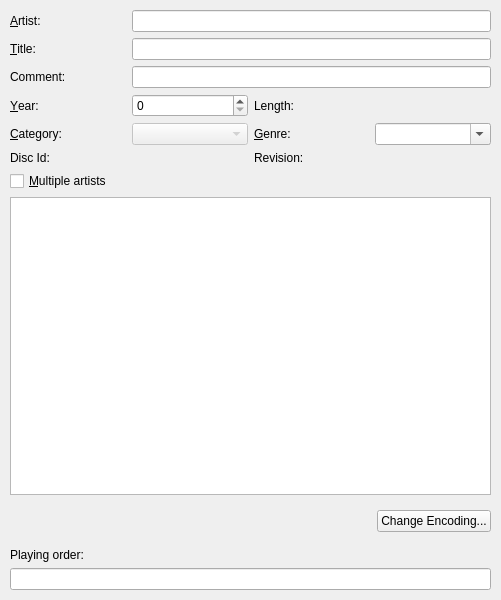
<?xml version="1.0" encoding="UTF-8"?>
<ui version="4.0">
 <class>CDInfoDialogBase</class>
 <widget class="QWidget" name="CDInfoDialogBase">
  <property name="enabled">
   <bool>true</bool>
  </property>
  <property name="geometry">
   <rect>
    <x>0</x>
    <y>0</y>
    <width>501</width>
    <height>600</height>
   </rect>
  </property>
  <layout class="QVBoxLayout">
   <property name="spacing">
    <number>6</number>
   </property>
   <property name="margin">
    <number>10</number>
   </property>
   <item>
    <layout class="QGridLayout">
     <property name="margin">
      <number>0</number>
     </property>
     <property name="spacing">
      <number>6</number>
     </property>
     <item row="5" column="2">
      <widget class="QLabel" name="lb_revision">
       <property name="text">
        <string>Revision:</string>
       </property>
      </widget>
     </item>
     <item row="1" column="1" colspan="3">
      <widget class="QLineEdit" name="m_title">
       <property name="toolTip">
        <string>Use the name of the artist if there is no title.</string>
       </property>
      </widget>
     </item>
     <item row="4" column="0">
      <widget class="QLabel" name="lb_category">
       <property name="text">
        <string>&amp;Category:</string>
       </property>
       <property name="buddy">
        <cstring>m_category</cstring>
       </property>
      </widget>
     </item>
     <item row="5" column="1">
      <widget class="QLabel" name="m_id">
       <property name="text">
        <string/>
       </property>
      </widget>
     </item>
     <item row="0" column="1" colspan="3">
      <widget class="QLineEdit" name="m_artist">
       <property name="toolTip">
        <string>Write names as &quot;first last&quot;, not &quot;last, first&quot;. Omit any leading &quot;The&quot;.  Use &quot;Various&quot; for compilations.</string>
       </property>
      </widget>
     </item>
     <item row="0" column="0">
      <widget class="QLabel" name="lb_artist">
       <property name="text">
        <string>&amp;Artist:</string>
       </property>
       <property name="buddy">
        <cstring>m_artist</cstring>
       </property>
      </widget>
     </item>
     <item row="3" column="0">
      <widget class="QLabel" name="lb_year">
       <property name="text">
        <string>&amp;Year:</string>
       </property>
       <property name="buddy">
        <cstring>m_year</cstring>
       </property>
      </widget>
     </item>
     <item row="4" column="2">
      <widget class="QLabel" name="lb_genre">
       <property name="text">
        <string>&amp;Genre:</string>
       </property>
       <property name="buddy">
        <cstring>m_genre</cstring>
       </property>
      </widget>
     </item>
     <item row="4" column="1">
      <widget class="KComboBox" name="m_category">
       <property name="enabled">
        <bool>false</bool>
       </property>
       <property name="toolTip">
        <string>Disc Id values must be unique within a category.</string>
       </property>
      </widget>
     </item>
     <item row="3" column="1">
      <widget class="QSpinBox" name="m_year">
       <property name="maximum">
        <number>2100</number>
       </property>
      </widget>
     </item>
     <item row="6" column="0" colspan="2">
      <widget class="QCheckBox" name="m_multiple">
       <property name="text">
        <string>&amp;Multiple artists</string>
       </property>
      </widget>
     </item>
     <item row="2" column="1" colspan="3">
      <widget class="QLineEdit" name="m_comment"/>
     </item>
     <item row="2" column="0">
      <widget class="QLabel" name="lb_comment">
       <property name="text">
        <string>Comment:</string>
       </property>
       <property name="buddy">
        <cstring>m_comment</cstring>
       </property>
      </widget>
     </item>
     <item row="1" column="0">
      <widget class="QLabel" name="lb_title">
       <property name="text">
        <string>&amp;Title:</string>
       </property>
       <property name="buddy">
        <cstring>m_title</cstring>
       </property>
      </widget>
     </item>
     <item row="4" column="3">
      <widget class="KComboBox" name="m_genre">
       <property name="toolTip">
        <string>Avoid custom values, as they will be written to CDDB as-is.</string>
       </property>
       <property name="editable">
        <bool>true</bool>
       </property>
       <property name="duplicatesEnabled">
        <bool>false</bool>
       </property>
      </widget>
     </item>
     <item row="5" column="0">
      <widget class="QLabel" name="lb_id">
       <property name="text">
        <string>Disc Id:</string>
       </property>
      </widget>
     </item>
     <item row="3" column="2">
      <widget class="QLabel" name="lb_length">
       <property name="text">
        <string>Length:</string>
       </property>
      </widget>
     </item>
     <item row="5" column="3">
      <widget class="QLabel" name="m_revision"/>
     </item>
     <item row="3" column="3">
      <widget class="QLabel" name="m_length">
       <property name="text">
        <string/>
       </property>
      </widget>
     </item>
    </layout>
   </item>
   <item>
    <widget class="QTreeView" name="m_trackList">
     <property name="toolTip">
      <string>For a CD-Extra, set title to &quot;Data&quot;.</string>
     </property>
     <property name="rootIsDecorated">
      <bool>false</bool>
     </property>
     <property name="itemsExpandable">
      <bool>false</bool>
     </property>
     <property name="allColumnsShowFocus">
      <bool>true</bool>
     </property>
    </widget>
   </item>
   <item>
    <layout class="QHBoxLayout">
     <property name="spacing">
      <number>6</number>
     </property>
     <property name="margin">
      <number>0</number>
     </property>
     <item>
      <spacer>
       <property name="orientation">
        <enum>Qt::Horizontal</enum>
       </property>
       <property name="sizeType">
        <enum>QSizePolicy::Expanding</enum>
       </property>
       <property name="sizeHint" stdset="0">
        <size>
         <width>231</width>
         <height>41</height>
        </size>
       </property>
      </spacer>
     </item>
     <item>
      <widget class="QPushButton" name="m_changeEncoding">
       <property name="text">
        <string>Change Encoding...</string>
       </property>
      </widget>
     </item>
    </layout>
   </item>
   <item>
    <widget class="QLabel" name="lb_playingOrder">
     <property name="text">
      <string>Playing order:</string>
     </property>
    </widget>
   </item>
   <item>
    <widget class="QLineEdit" name="m_playOrder"/>
   </item>
  </layout>
 </widget>
 <customwidgets>
  <customwidget>
   <class>KComboBox</class>
   <extends>QComboBox</extends>
   <header>kcombobox.h</header>
  </customwidget>
 </customwidgets>
 <tabstops>
  <tabstop>m_artist</tabstop>
  <tabstop>m_title</tabstop>
  <tabstop>m_comment</tabstop>
  <tabstop>m_year</tabstop>
  <tabstop>m_category</tabstop>
  <tabstop>m_genre</tabstop>
  <tabstop>m_trackList</tabstop>
  <tabstop>m_playOrder</tabstop>
 </tabstops>
 <includes>
  <include location="local">libkcddb/cdinfo.h</include>
  <include location="local">libkcddb/kcddb.h</include>
  <include location="local">libkcddb/categories.h</include>
  <include location="local">libkcddb/genres.h</include>
 </includes>
 <resources/>
 <connections/>
</ui>
